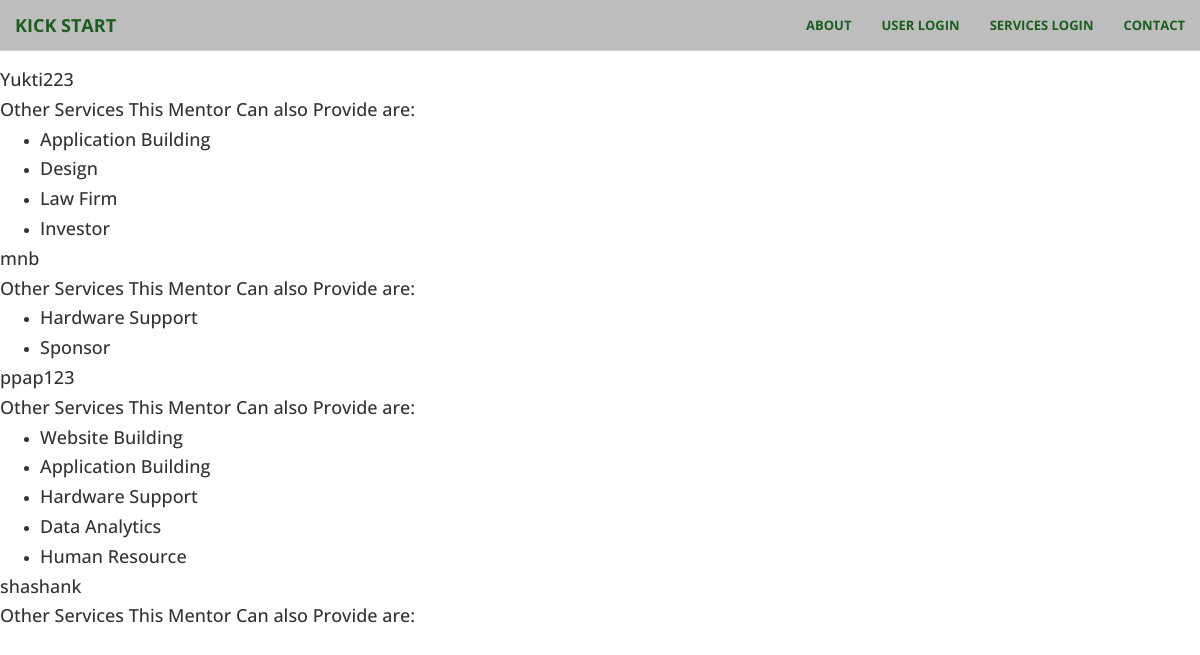
Page /mentors.php on the committed database.
### tables this page shows
CREATE TABLE IF NOT EXISTS `services` (
  `id` varchar(100) NOT NULL,
  `username` varchar(100) NOT NULL,
  `website` varchar(100) NOT NULL,
  `phone` int(10) NOT NULL,
  `status` int(11) NOT NULL,
  `mentor` int(11) NOT NULL,
  `websiteB` int(11) NOT NULL,
  `appB` int(11) NOT NULL,
  `design` int(11) NOT NULL,
  `softwares` int(11) NOT NULL,
  `hardwares` int(11) NOT NULL,
  `lawf` int(11) NOT NULL,
  `consult` int(11) NOT NULL,
  `incub` int(11) NOT NULL,
  `invest` int(11) NOT NULL,
  `sponser` int(11) NOT NULL,
  `dataA` int(11) NOT NULL,
  `digiM` int(11) NOT NULL,
  `humanr` int(11) NOT NULL,
  `bussD` int(11) NOT NULL,
  PRIMARY KEY (`id`),
  UNIQUE KEY `id` (`id`)
);

### mentors.php (the view, shortened to what this page needs)
<!DOCTYPE html>
<html>
	<head>
	    <link href="vendor/bootstrap/css/bootstrap.min.css" rel="stylesheet">
	    <link href="vendor/font-awesome/css/font-awesome.min.css" rel="stylesheet" type="text/css">
	    <link href="vendor/magnific-popup/magnific-popup.css" rel="stylesheet">
	    <link href="css/creative.min.css?version=1" rel="stylesheet">
	</head>
	<body>
	<?php
	    require ('header.php');
	  function connect()
	  {
	    $host = 'localhost';
	    $user = 'root';
	    $pass = 'sample';
	    $dbname = 'login';
	    $conn = mysqli_connect($host, $user, $pass, $dbname);
	    return $conn;
	  }
	  function display($sql)
	  {
	    $conn=connect();
	    $result= $conn->query($sql);
	    return $result;
	  }
	?>
	<br><br><br>
	<?php
  $sql="SELECT * from `services` WHERE mentor > 0";
  $result=display($sql);
  ?>
  <?php
    while($row = $result->fetch_assoc()){ ?>
    <h4><?php echo $row['username'] ?></h4>
    <h4>Other Services This Mentor Can also Provide are:</h4>
    <ul>
	    <?php if($row["websiteB"]==1) { ?>
	          <li><h4>Website Building</h4></li>
	        <?php }?>
	        <?php if($row["appB"]==1) {?>
	          <li><h4>Application Building</h4></li>
	        <?php }?>
	        <?php if($row["design"]==1) {?>
	          <li><h4>Design</h4></li>
	        <?php }?>
	        <?php if($row["hardwares"]==1) {?>
	          <li><h4>Hardware Support</h4></li>
	        <?php }?>
	        <?php if($row["lawf"]==1) {?>
	          <li><h4>Law Firm</h4></li>
	        <?php }?>
	        <?php if($row["invest"]==1) {?>
	          <li><h4>Investor</h4></li>
	        <?php }?>
	        <?php if($row["sponser"]==1) {?>
	          <li><h4>Sponsor</h4></li>
	        <?php }?>
	        <?php if($row["dataA"]==1) {?>
	          <li><h4>Data Analytics</h4></li>
	        <?php }?>
	        <?php if($row["humanr"]==1) {?>
	          <li><h4>Human Resource</h4></li>
	        <?php }?>
	    </ul>
	      <?php
	  }
	?>
	</body>
</html>

### header.php (shortened to what this page needs)
<nav id="mainNav" class="navbar navbar-default navbar-fixed-top">
      <div class="container-fluid">
          <div class="navbar-header">
              <a class="navbar-brand page-scroll" href="/kickstart/index1.php">Kick Start</a>
          </div>
          <div class="collapse navbar-collapse" id="bs-example-navbar-collapse-1">
              <ul class="nav navbar-nav navbar-right">
                  <li>
                      <a class="page-scroll" href="/kickstart/about.php" style="color: #1b5e20">About</a>
                  </li>
                  <li>
                      <a class="page-scroll" href="/kickstart/login/user_login.php" style="color: #1b5e20">User LogIn</a>
                  </li>
                  <li>
                      <a class="page-scroll" href="/kickstart/login/main_login.php" style="color: #1b5e20">Services LogIn</a>
                  </li>
                  <li>
                      <a class="page-scroll" href="#contact" style="color: #1b5e20">Contact</a>
                  </li>
              </ul>
          </div>
      </div>
  </nav>

### rows in the picture
services: username "Yukti223", appB "Application Building", design "Design", lawf "Law Firm", invest "Investor"
services: username "mnb", hardwares "Hardware Support", sponser "Sponsor"
services: username "ppap123", websiteB "Website Building", appB "Application Building", hardwares "Hardware Support", dataA "Data Analytics", humanr "Human Resource"
services: username "shashank"
